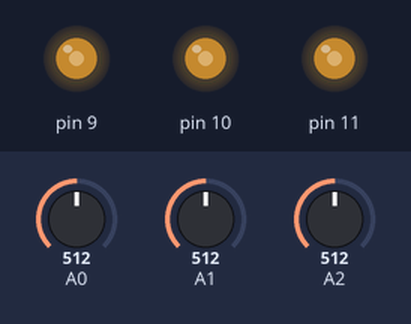
Simulated run of this sketch. Board: Arduino Uno, built with avr-gcc and run on an emulated ATmega328P. Parts: output pins drawn as LEDs (lit = HIGH). The test bench sets the inputs (shaded band); at power-on: A0 = 512, A1 = 512, A2 = 512.

Above: at 1.2 s.
1.3 s: A0 set to 716
At 1.6 s:
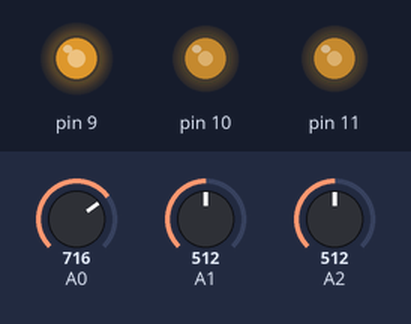
2.8 s: A1 set to 716
At 3.9 s:
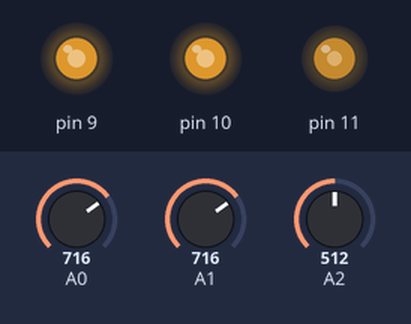
4.3 s: A2 set to 716
At 5.0 s:
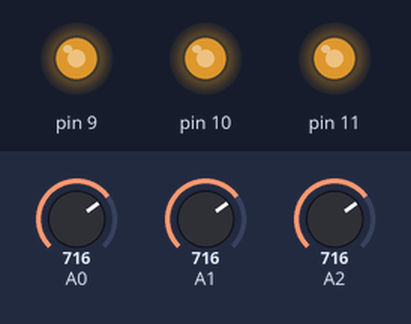
5.8 s: A0 set to 900
At 6.2 s:
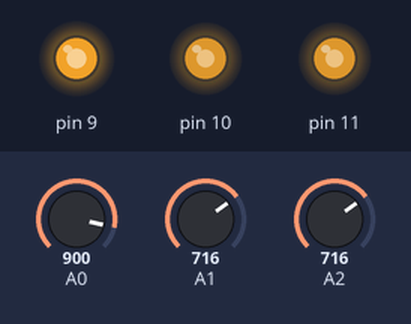
7.3 s: A1 set to 900
At 8.5 s:
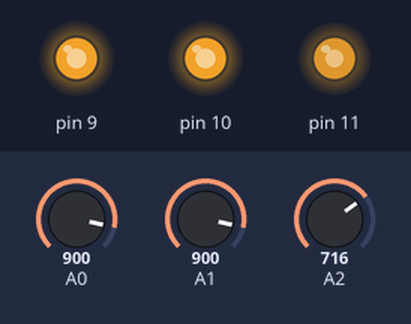
8.8 s: A2 set to 900
At 9.7 s:
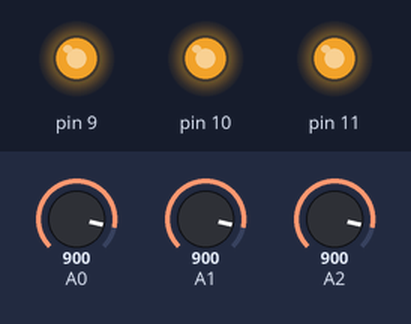
Timing chart, 0 to 11.3 s (numbered marks = the images above; inputs shaded):
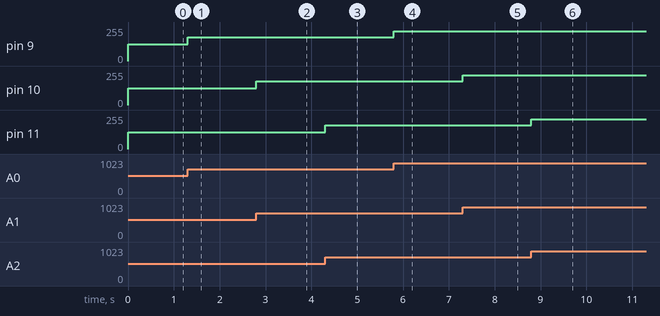

Measured:
- after the input at 1.3 s, pin 9: 127/255 → 178/255 at once
- after the input at 2.8 s, pin 10: 127/255 → 178/255 at once
- after the input at 4.3 s, pin 11: 127/255 → 178/255 at once
- after the input at 5.8 s, pin 9: 178/255 → 224/255 at once
- after the input at 7.3 s, pin 10: 178/255 → 224/255 at once
- after the input at 8.8 s, pin 11: 178/255 → 224/255 at once

The sketch:

colorMix.ino
```cpp
void setup() {
  pinMode(A0, INPUT);
  pinMode(A1, INPUT);
  pinMode(A2, INPUT);

  pinMode(9, OUTPUT);
  pinMode(10, OUTPUT);
  pinMode(11, OUTPUT);
}

void loop() {
  // 가변저항 3개로 RGB LED 제어
  int sensorValue1 = analogRead(A0);
  int sensorValue2 = analogRead(A1);
  int sensorValue3 = analogRead(A2);

  int mapValue1 = map(sensorValue1, 0, 1023, 0, 255);
  int mapValue2 = map(sensorValue2, 0, 1023, 0, 255);
  int mapValue3 = map(sensorValue3, 0, 1023, 0, 255);

  analogWrite(9, mapValue1);
  analogWrite(10, mapValue2);
  analogWrite(11, mapValue3);
}
```
